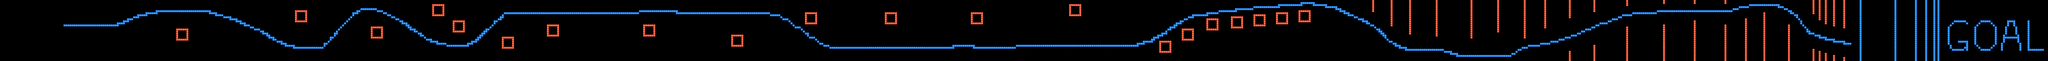

Tiled map render using the project's own tile images. Description and the map definition, with tile-layer contents summarised, below:
An orthogonal 1000x30 tile map with 8x8 px tiles, 1 tile layer (layer).

<map version="1.0" orientation="orthogonal" width="1000" height="30" tilewidth="8" tileheight="8">
 <tileset firstgid="1" name="chip" tilewidth="8" tileheight="8">
  <image source="chip.png" width="128" height="128" />
 </tileset>
 <layer name="layer" width="1000" height="30">
  <properties>
   <property name="object" value="true" />
  </properties>
  <data>[30000 cells, 2272 non-empty, 3 distinct tile ids]</data>
 </layer>
</map>
